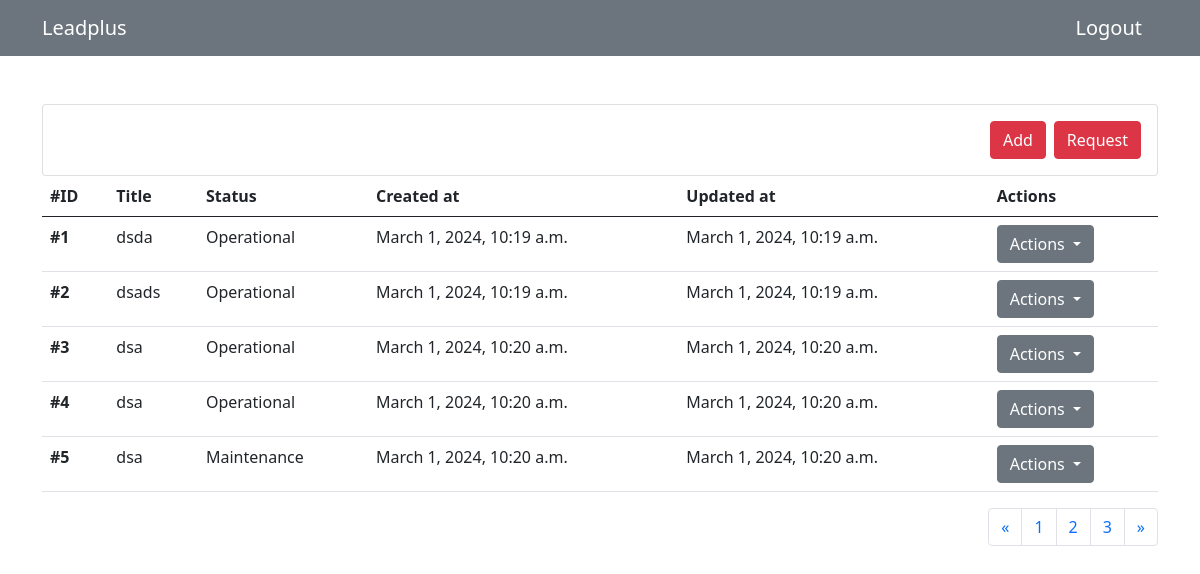
/management/, run on the app's committed database.
### status_page/models.py (models this page shows)
class Component(models.Model):
    title = models.CharField(max_length=200)
    OPERATIONAL = 'Operational'
    MAINTENANCE = 'Maintenance'
    CHOICES = (
        (OPERATIONAL, OPERATIONAL),
        (MAINTENANCE, MAINTENANCE),
    )
    status = models.TextField(choices=CHOICES, default=OPERATIONAL)
    created_at = models.DateTimeField(auto_now_add=True)
    updated_at = models.DateTimeField(auto_now_add=True)
    def __str__(self):
        return self.title

### status_page/views.py (the view)
# urls.py: path('management/', views.component_list, name='management'),
def component_list(request):
    components = Component.objects.all()
    print(components)
    return render(request, 'management.html', {'components': components})

### templates/management.html (shortened to what this page needs)
{% extends 'base.html' %}
{% block body %}
<nav class="navbar container-fluid bg-secondary">
  <div class="container d-flex justify-content-between w-100">
    <a class="navbar-brand d-block text-white" href="#">Leadplus</a>
    <a class="navbar-brand d-block text-white" href="#">Logout</a>
  </div>
</nav>
<div class="container mt-5">
  <div class="management">
    <div class="card">
      <div class="card-body d-flex justify-content-end gap-2">
        <button
          class="btn btn-danger management__btn-add"
          onclick="showModal('create-component-modal')"
        >
          Add
        </button>
        <button class="btn btn-danger">Request</button>
      </div>
    </div>
    <table class="table" id='table-component'>
      <thead>
        <tr>
          <th scope="col">#ID</th>
          <th scope="col">Title</th>
          <th scope="col">Status</th>
          <th scope="col">Created at</th>
          <th scope="col">Updated at</th>
          <th scope="col">Actions</th>
        </tr>
      </thead>
      <tbody>
        {% for component in components%}
        <tr>
          <th scope="row">#{{component.id}}</th>
          <td>{{component.title}}</td>
          <td>{{component.status}}</td>
          <td>{{component.created_at}}</td>
          <td>{{component.updated_at}}</td>
          <td>
            <div class="dropdown">
              <button
                class="btn btn-secondary dropdown-toggle"
                type="button"
                data-bs-toggle="dropdown"
                aria-expanded="false"
              >
                Actions
              </button>
            </div>
          </td>
        </tr>
        {% endfor %}
      </tbody>
    </table>
    <div class="d-flex justify-content-end">
      <nav aria-label="Page navigation example">
        <ul class="pagination">
          <li class="page-item">
            <a class="page-link" href="#" aria-label="Previous">
              <span aria-hidden="true">&laquo;</span>
            </a>
          </li>
          <li class="page-item"><a class="page-link" href="#">1</a></li>
          <li class="page-item"><a class="page-link" href="#">2</a></li>
          <li class="page-item"><a class="page-link" href="#">3</a></li>
          <li class="page-item">
            <a class="page-link" href="#" aria-label="Next">
              <span aria-hidden="true">&raquo;</span>
            </a>
          </li>
        </ul>
      </nav>
    </div>
  </div>
</div>
{% endblock body %}

### templates/base.html (shortened to what this page needs)
{% load static %}
<!DOCTYPE html>
<html lang="en">
  <head>
    <link rel="stylesheet" href="{% static 'styles/index.css' %}" />
    <link
      href="https://cdn.jsdelivr.net/npm/bootstrap@5.0.2/dist/css/bootstrap.min.css"
      rel="stylesheet"
    />
  </head>
  <body>
    {% block body %} {% endblock body %}
  </body>
</html>

### data on the page
Component: id "1", title "dsda", status "Operational", created_at "March 1, 2024, 10:19 a.m.", updated_at "March 1, 2024, 10:19 a.m."
Component: id "2", title "dsads", status "Operational", created_at "March 1, 2024, 10:19 a.m.", updated_at "March 1, 2024, 10:19 a.m."
Component: id "3", title "dsa", status "Operational", created_at "March 1, 2024, 10:20 a.m.", updated_at "March 1, 2024, 10:20 a.m."
Component: id "4", title "dsa", status "Operational", created_at "March 1, 2024, 10:20 a.m.", updated_at "March 1, 2024, 10:20 a.m."
Component: id "5", title "dsa", status "Maintenance", created_at "March 1, 2024, 10:20 a.m.", updated_at "March 1, 2024, 10:20 a.m."
